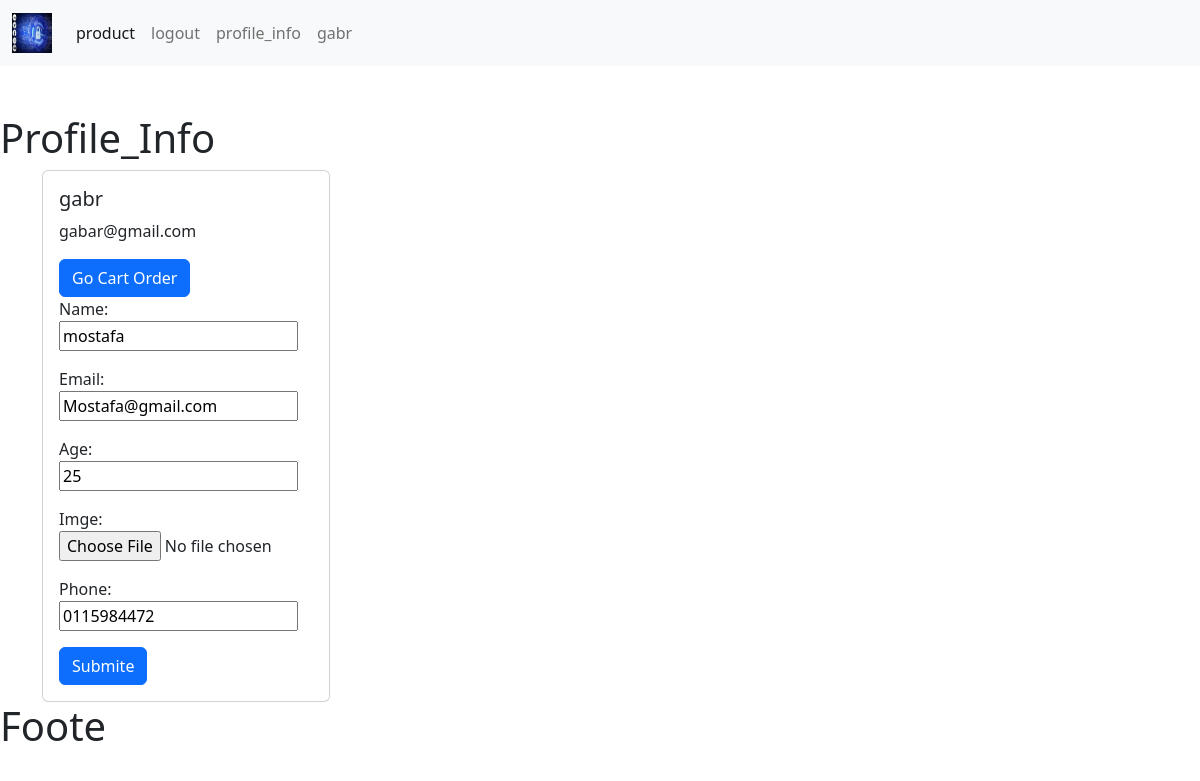
Screenshot of /user/profile_info (signed in) with the database file from the repository.
### Necles/models.py (models this page shows, shortened)
class Customer(models.Model):
    user = models.OneToOneField(
        User,
        null=True,
        blank=True,
        on_delete=models.CASCADE,
        related_name="customer"
    )
    name=models.CharField(max_length=90,null=False)
    email=models.EmailField(max_length=90,null=False)
    age=models.CharField(max_length=60,null=True,blank=True)
    create_dt=models.DateTimeField(auto_now_add=True)
    imge=models.ImageField(null=True,blank=True,upload_to='media/image/',default='media/image/Pic.png')
    phone=models.CharField(max_length=50,blank=True,null=True)

### user/views.py (the view)
# urls.py: path('profile_info', views.profile_info, name='profile_info'),
@login_required(login_url='login')
def profile_info(request):
    pic=Customer.objects.get(user=request.user)
    customer=request.user.customer
    form=CustoumerForm(instance=customer)
    if request.method=='POST':
        form = CustoumerForm(request.POST,request.FILES,instance=customer)
        if form.is_valid():
            form.save()
    context={'form':form,'pic':pic}
    return render(request,'auth/profile_info.html',context)

### user/forms.py
class CustoumerForm(forms.ModelForm):
    class Meta:
        model=Customer
        fields = '__all__'
        exclude=['user']

### TEMPLATES/auth/profile_info.html (shortened to what this page needs)
{% extends   'base.html' %}
{% load static %}
{%block content%}
<h1 class="pt-5 pl-5"> Profile_Info</h1>
<div class="container">
  <div class="card" style="width: 18rem;">
    <div class="card-body">
      <h5 class="card-title">{{user.username}}</h5>
      <p class="card-text">{{user.email}}</p>
      <a href="{% url 'profile'  %}" class="btn btn-primary">Go Cart Order</a>
      <form class="form-group" method="post" action="" enctype="multipart/form-data">
  {{form.as_p}}
  <button type="submit" class="btn btn-primary">Submite</button>
</form>
    </div>
  </div>
  </div>
{%endblock%}

### TEMPLATES/navbar.html (shortened to what this page needs)
{% load static %}
<nav class="navbar navbar-expand-lg bg-light">
  <div class="container-fluid">
    <a class="navbar-brand" href="{% url 'home'%}">
      <img src="{% static 'download.jpg' %}" alt="" width="40" height="40">
    </a>
    <div class="collapse navbar-collapse" id="navbarSupportedContent">
      <ul class="navbar-nav me-auto mb-2 mb-lg-0">
        {% if user.is_authenticated %}
            <li class="nav-item">
              <a class="nav-link active" aria-current="page" href="{% url 'product' %}">product</a>
            </li>
            <li class="nav-item">
                <a class="nav-link" href="{% url 'logout' %}">logout</a>
            </li>
           <li class="nav-item">
               <a class="nav-link" href="{% url 'profile_info' %}">profile_info</a>
           </li>
        {% elif request.user.is_staff %}
              <li class="nav-item">
              <a class="nav-link" href="{% url 'product' %}">product</a>
            </li>
        {% endif %}
         <li class="nav-item">
          <a class="nav-link">{{user.username}}</a>
        </li>
      </ul>
    </div>
  </div>
</nav>

### rows the page displays
Customer: name "mostafa", email "Mostafa@gmail.com", age "25", phone "0115984472"

### other values shown
{{ user.username }} "gabr"
{{ user.email }} "gabar@gmail.com"
